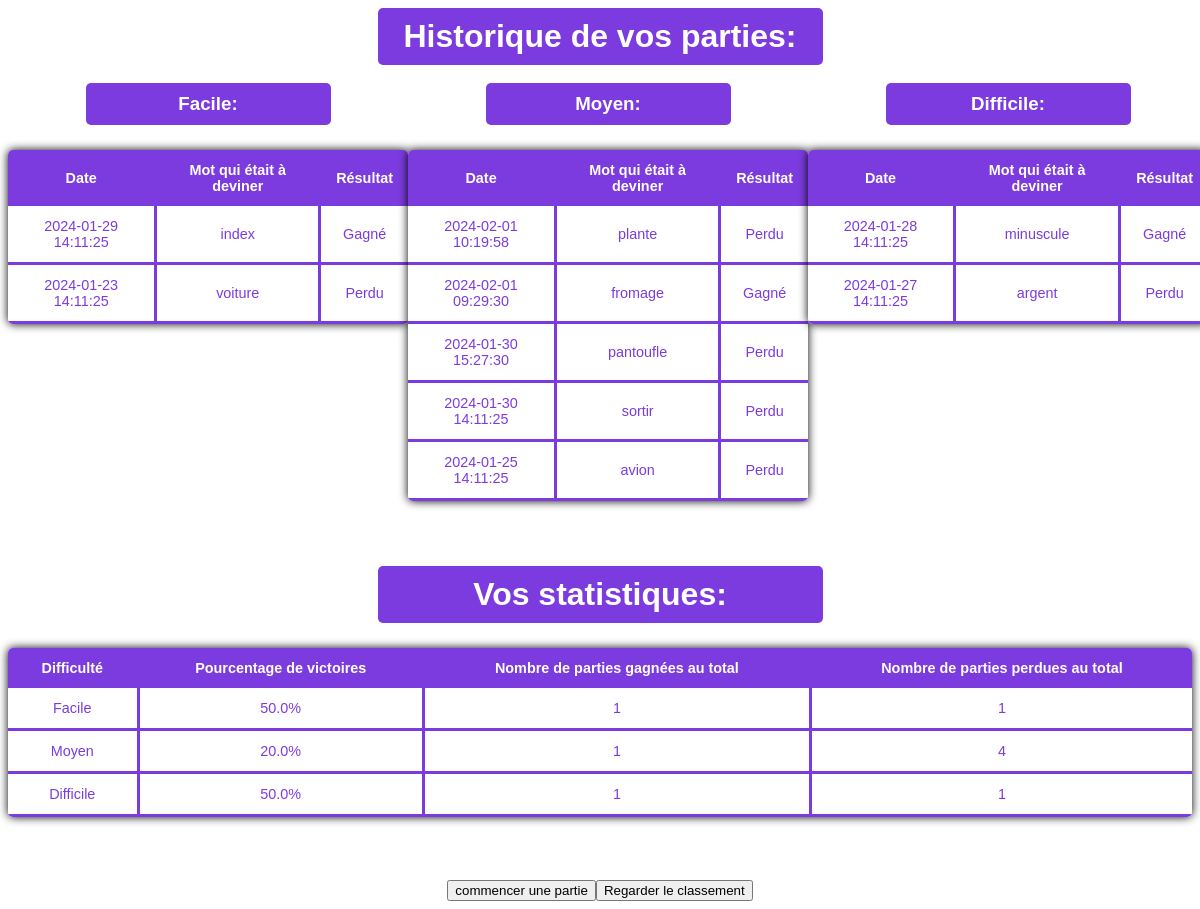
/historique (signed in), run on the app's committed database.
### tables this page shows
CREATE TABLE Partie (
    Partie_Id INTEGER PRIMARY KEY AUTOINCREMENT,
    Date_Du_Jeu DATETIME DEFAULT CURRENT_TIMESTAMP,
    Mot_A_Deviner VARCHAR,
    Gagne_Facile INTEGER DEFAULT 0,
    Perdu_Facile INTEGER DEFAULT 0,
    Gagne_Moyen INTEGER DEFAULT 0,
    Perdu_Moyen INTEGER DEFAULT 0,
    Gagne_Difficile INTEGER DEFAULT 0,
    Perdu_Difficile INTEGER DEFAULT 0,
    Resultat VARCHAR DEFAULT NULL,
    Difficulty VARCHAR DEFAULT NULL,
    User_Id INTEGER,
    FOREIGN KEY(User_Id) REFERENCES User(US_Id)
);

### app.py (the view)
@app.route('/historique')
def historique():
    user_id = session.get('user_id')
    historique_data = get_historique_data(user_id)
    return render_template('historique.html', **historique_data)

### app.py (called while the page is built)
def connect_db():
    db_path = 'Pendu.db'
    print(f"Connecté à la base de données : {db_path}")
    return sqlite3.connect(db_path)

### templates/historique.html (shortened to what this page needs)
<!DOCTYPE html>
<html lang="fr">
<head>
    <link rel="stylesheet" href="/static/style3.css">
</head>
<body>
    <div class="title-container">
        <h1>Historique de vos parties:</h1>
    </div>
    <br>
    <div class="table-container">
        <div class="table-section difficulty-section">
            <div class="section-text">
                <h3>Facile:</h3>
            </div>
            <table class="content-table">
                <thead>
                    <tr>
                        <th>Date</th>
                        <th>Mot qui était à deviner</th>
                        <th>Résultat</th>
                    </tr>
                </thead>
                <tbody>
                    {% for game in game_history_facile %}
                    <tr>
                        <td>{{ game[0] }}</td>
                        <td>{{ game[1] }}</td>
                        <td>{{ game[2] }}</td>
                    </tr>
                    {% endfor %}
                </tbody>
            </table>
        </div>
        <div class="table-section difficulty-section">
            <div class="section-text">
                <h3>Moyen:</h3>
            </div>
            <table class="content-table">
                <thead>
                    <tr>
                        <th>Date</th>
                        <th>Mot qui était à deviner</th>
                        <th>Résultat</th>
                    </tr>
                </thead>
                <tbody>
                    {% for game in game_history_moyen %}
                    <tr>
                        <td>{{ game[0] }}</td>
                        <td>{{ game[1] }}</td>
                        <td>{{ game[2] }}</td>
                    </tr>
                    {% endfor %}
                </tbody>
            </table>
        </div>
        <div class="table-section difficulty-section">
            <div class="section-text">
                <h3>Difficile:</h3>
            </div>
            <table class="content-table">
                <thead>
                    <tr>
                        <th>Date</th>
                        <th>Mot qui était à deviner</th>
                        <th>Résultat</th>
                    </tr>
                </thead>
                <tbody>
                    {% for game in game_history_difficile %}
                    <tr>
                        <td>{{ game[0] }}</td>
                        <td>{{ game[1] }}</td>
                        <td>{{ game[2] }}</td>
                    </tr>
                    {% endfor %}
                </tbody>
            </table>
        </div>
    </div>
    <div class="title-container">
        <h1>Vos statistiques:</h1>
    </div>
    <table class="content-table">
        <thead>
            <tr>
                <th>Difficulté</th>
                <th>Pourcentage de victoires</th>
                <th>Nombre de parties gagnées au total</th>
                <th>Nombre de parties perdues au total</th>
            </tr>
        </thead>
        <tbody>
            <tr>
                <td>Facile</td>
                <td>{{ pourcentage_facile }}%</td>
                <td>{{ total_gagne_facile }}</td>
                <td>{{ total_perdu_facile }}</td>
            </tr>
            <tr>
                <td>Moyen</td>
                <td>{{ pourcentage_moyen }}%</td>
                <td>{{ total_gagne_moyen }}</td>
                <td>{{ total_perdu_moyen }}</td>
            </tr>
            <tr>
                <td>Difficile</td>
                <td>{{ pourcentage_difficile }}%</td>
                <td>{{ total_gagne_difficile }}</td>
                <td>{{ total_perdu_difficile }}</td>
            </tr>
        </tbody>
    </table>
    <br>
    <div class="bouton-section">
        <a href="/recommencer_une_partie">
            <input type="button" value="commencer une partie" />
        </a>
        <a href="/classement">
            <input type="button" value="Regarder le classement" />
        </a>
    </div>
</body>
</html>

### static/style3.css (style rules this page uses)
* { font-family: sans-serif; }
h1, h3 { text-align: center; color: #ffffff; }
body { background-color: rgb(255, 255, 255); }
.bouton-section { display: flex; justify-content: center; margin-top: 20px; }
.title-container { background-color: #7c3bde; color: #ffffff; text-align: center; padding: 10px; border-radius: 5px; margin-bottom: 20px; max-width: 425px; margin: 0 auto; }
.title-container h1, .title-container h3 { margin: 0; }
.table-container { display: flex; justify-content: space-around; margin-bottom: 20px; }
.content-table { border-collapse: collapse; margin: 25px 0; font-size: 0.9em; min-width: 400px; overflow: hidden; box-shadow: 0 0 10px #000000; flex-direction: row; justify-content: center; align-items: center; width: 100%; max-width: 1450px; margin: 25px auto; background: #ffffff; border-radius: 5px; }
.content-table thead tr { background-color: #7c3bde; color: #ffffff; text-align: center; font-weight: bold; border-radius: 5px 5px 0 0; }
.content-table th, .content-table td { padding: 12px 15px; border-right: 3px solid #7c3bde; text-align: center; color: #ffffff; }
.content-table tbody tr { border-bottom: 3px solid #7c3bde; color: #ffffff; }
.content-table th:last-child, .content-table td:last-child { border-right: none; }
.content-table tbody tr td { color: #7c3bde; }
.difficulty-section { text-align: center; margin-bottom: 20px; }
.difficulty-section .section-text { background-color: #7c3bde; color: #ffffff; padding: 10px; border-radius: 5px; }
.difficulty-section .section-text h3 { margin: 0; }
.section-text { max-width: 225px; margin: 0 auto; }

### data on the page
Partie: Date_Du_Jeu "2024-01-29 14:11:25", Mot_A_Deviner "index", Resultat "Gagné"
Partie: Date_Du_Jeu "2024-01-23 14:11:25", Mot_A_Deviner "voiture", Resultat "Perdu"
Partie: Date_Du_Jeu "2024-02-01 10:19:58", Mot_A_Deviner "plante", Resultat "Perdu"
Partie: Date_Du_Jeu "2024-02-01 09:29:30", Mot_A_Deviner "fromage", Resultat "Gagné"
Partie: Date_Du_Jeu "2024-01-30 15:27:30", Mot_A_Deviner "pantoufle", Resultat "Perdu"
Partie: Date_Du_Jeu "2024-01-30 14:11:25", Mot_A_Deviner "sortir", Resultat "Perdu"
Partie: Date_Du_Jeu "2024-01-25 14:11:25", Mot_A_Deviner "avion", Resultat "Perdu"
Partie: Date_Du_Jeu "2024-01-28 14:11:25", Mot_A_Deviner "minuscule", Resultat "Gagné"
Partie: Date_Du_Jeu "2024-01-27 14:11:25", Mot_A_Deviner "argent", Resultat "Perdu"

### other printed values
{{ pourcentage_facile }} "50.0"
{{ total_gagne_facile }} "1"
{{ total_perdu_facile }} "1"
{{ pourcentage_moyen }} "20.0"
{{ total_gagne_moyen }} "1"
{{ total_perdu_moyen }} "4"
{{ pourcentage_difficile }} "50.0"
{{ total_gagne_difficile }} "1"
{{ total_perdu_difficile }} "1"
